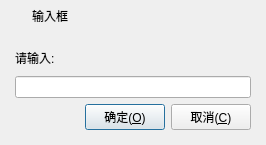
<?xml version="1.0" encoding="UTF-8"?>
<ui version="4.0">
 <class>frmInputBox</class>
 <widget class="QDialog" name="frmInputBox">
  <property name="geometry">
   <rect>
    <x>0</x>
    <y>0</y>
    <width>266</width>
    <height>145</height>
   </rect>
  </property>
  <layout class="QVBoxLayout" name="verticalLayout">
   <property name="spacing">
    <number>0</number>
   </property>
   <property name="leftMargin">
    <number>1</number>
   </property>
   <property name="topMargin">
    <number>1</number>
   </property>
   <property name="rightMargin">
    <number>1</number>
   </property>
   <property name="bottomMargin">
    <number>1</number>
   </property>
   <item>
    <widget class="QWidget" name="widget_title" native="true">
     <property name="sizePolicy">
      <sizepolicy hsizetype="Preferred" vsizetype="Fixed">
       <horstretch>0</horstretch>
       <verstretch>0</verstretch>
      </sizepolicy>
     </property>
     <property name="minimumSize">
      <size>
       <width>0</width>
       <height>30</height>
      </size>
     </property>
     <layout class="QHBoxLayout" name="horizontalLayout_2">
      <property name="spacing">
       <number>0</number>
      </property>
      <property name="leftMargin">
       <number>0</number>
      </property>
      <property name="topMargin">
       <number>0</number>
      </property>
      <property name="rightMargin">
       <number>0</number>
      </property>
      <property name="bottomMargin">
       <number>0</number>
      </property>
      <item>
       <widget class="QLabel" name="lab_Ico">
        <property name="sizePolicy">
         <sizepolicy hsizetype="Minimum" vsizetype="Preferred">
          <horstretch>0</horstretch>
          <verstretch>0</verstretch>
         </sizepolicy>
        </property>
        <property name="minimumSize">
         <size>
          <width>31</width>
          <height>0</height>
         </size>
        </property>
        <property name="text">
         <string/>
        </property>
        <property name="alignment">
         <set>Qt::AlignCenter</set>
        </property>
       </widget>
      </item>
      <item>
       <widget class="QLabel" name="lab_Title">
        <property name="sizePolicy">
         <sizepolicy hsizetype="Expanding" vsizetype="Preferred">
          <horstretch>0</horstretch>
          <verstretch>0</verstretch>
         </sizepolicy>
        </property>
        <property name="styleSheet">
         <string notr="true"/>
        </property>
        <property name="text">
         <string>输入框</string>
        </property>
        <property name="alignment">
         <set>Qt::AlignLeading|Qt::AlignLeft|Qt::AlignVCenter</set>
        </property>
       </widget>
      </item>
      <item>
       <widget class="QWidget" name="widget_menu" native="true">
        <property name="sizePolicy">
         <sizepolicy hsizetype="Minimum" vsizetype="Preferred">
          <horstretch>0</horstretch>
          <verstretch>0</verstretch>
         </sizepolicy>
        </property>
        <layout class="QHBoxLayout" name="horizontalLayout">
         <property name="spacing">
          <number>0</number>
         </property>
         <property name="leftMargin">
          <number>0</number>
         </property>
         <property name="topMargin">
          <number>0</number>
         </property>
         <property name="rightMargin">
          <number>0</number>
         </property>
         <property name="bottomMargin">
          <number>0</number>
         </property>
         <item>
          <widget class="QPushButton" name="btnMenu_Close">
           <property name="sizePolicy">
            <sizepolicy hsizetype="Minimum" vsizetype="Expanding">
             <horstretch>0</horstretch>
             <verstretch>0</verstretch>
            </sizepolicy>
           </property>
           <property name="minimumSize">
            <size>
             <width>35</width>
             <height>0</height>
            </size>
           </property>
           <property name="maximumSize">
            <size>
             <width>35</width>
             <height>16777215</height>
            </size>
           </property>
           <property name="cursor">
            <cursorShape>ArrowCursor</cursorShape>
           </property>
           <property name="focusPolicy">
            <enum>Qt::NoFocus</enum>
           </property>
           <property name="toolTip">
            <string>关闭</string>
           </property>
           <property name="text">
            <string/>
           </property>
           <property name="flat">
            <bool>true</bool>
           </property>
          </widget>
         </item>
        </layout>
       </widget>
      </item>
     </layout>
    </widget>
   </item>
   <item>
    <widget class="QWidget" name="widget_main" native="true">
     <property name="styleSheet">
      <string notr="true"/>
     </property>
     <layout class="QVBoxLayout" name="verticalLayout_2">
      <property name="spacing">
       <number>5</number>
      </property>
      <property name="leftMargin">
       <number>5</number>
      </property>
      <property name="topMargin">
       <number>5</number>
      </property>
      <property name="rightMargin">
       <number>5</number>
      </property>
      <property name="bottomMargin">
       <number>5</number>
      </property>
      <item>
       <widget class="QFrame" name="frame">
        <layout class="QVBoxLayout" name="verticalLayout_3">
         <item>
          <widget class="QLabel" name="labInfo">
           <property name="text">
            <string>请输入:</string>
           </property>
           <property name="scaledContents">
            <bool>false</bool>
           </property>
           <property name="wordWrap">
            <bool>true</bool>
           </property>
          </widget>
         </item>
         <item>
          <widget class="QLineEdit" name="txtValue"/>
         </item>
         <item>
          <layout class="QHBoxLayout" name="horizontalLayout_3">
           <item>
            <spacer name="horizontalSpacer">
             <property name="orientation">
              <enum>Qt::Horizontal</enum>
             </property>
             <property name="sizeHint" stdset="0">
              <size>
               <width>40</width>
               <height>20</height>
              </size>
             </property>
            </spacer>
           </item>
           <item>
            <widget class="QPushButton" name="btnOk">
             <property name="minimumSize">
              <size>
               <width>80</width>
               <height>0</height>
              </size>
             </property>
             <property name="styleSheet">
              <string notr="true"/>
             </property>
             <property name="text">
              <string>确定(&amp;O)</string>
             </property>
             <property name="icon">
              <iconset resource="../other/rc.qrc">
               <normaloff>:/image/btn_ok.png</normaloff>:/image/btn_ok.png</iconset>
             </property>
             <property name="iconSize">
              <size>
               <width>20</width>
               <height>20</height>
              </size>
             </property>
            </widget>
           </item>
           <item>
            <widget class="QPushButton" name="btnCancel">
             <property name="minimumSize">
              <size>
               <width>80</width>
               <height>0</height>
              </size>
             </property>
             <property name="styleSheet">
              <string notr="true"/>
             </property>
             <property name="text">
              <string>取消(&amp;C)</string>
             </property>
             <property name="icon">
              <iconset resource="../other/rc.qrc">
               <normaloff>:/image/btn_close.png</normaloff>:/image/btn_close.png</iconset>
             </property>
             <property name="iconSize">
              <size>
               <width>20</width>
               <height>20</height>
              </size>
             </property>
            </widget>
           </item>
          </layout>
         </item>
        </layout>
       </widget>
      </item>
     </layout>
    </widget>
   </item>
  </layout>
 </widget>
 <tabstops>
  <tabstop>txtValue</tabstop>
  <tabstop>btnOk</tabstop>
  <tabstop>btnCancel</tabstop>
 </tabstops>
 <resources>
  <include location="../other/rc.qrc"/>
 </resources>
 <connections/>
</ui>
